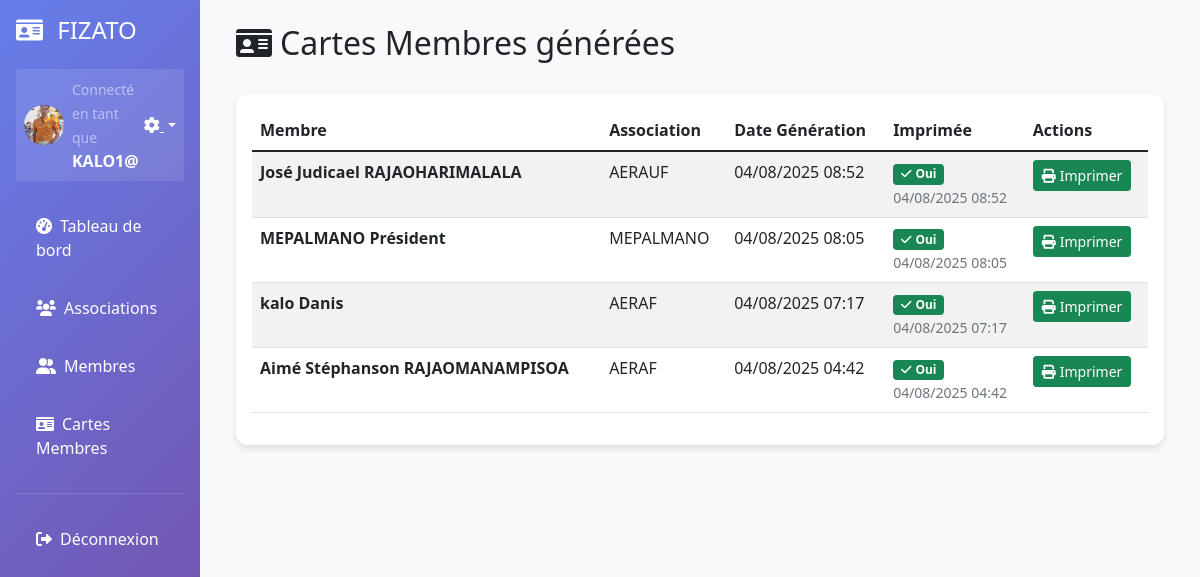
The app's page /cartes/ (signed in) with its own data.
### membres/models.py (models this page shows, shortened)
class Membre(models.Model):
    user = models.OneToOneField(User, on_delete=models.CASCADE, blank=True, null=True, verbose_name="Utilisateur", help_text="Compte utilisateur associé")
    association = models.ForeignKey(Association, on_delete=models.CASCADE, related_name='membres')
    nom = models.CharField(max_length=100, verbose_name="Nom du membre")
    prenom = models.CharField(max_length=100, verbose_name="Prénom du membre")
    numero_cin = models.CharField(
        max_length=20,
        verbose_name="N° CIN",
        unique=True,
        help_text="Numéro de Carte d'Identité Nationale"
    )
    filiere = models.CharField(max_length=100, verbose_name="Filière")
    parcours = models.CharField(max_length=100, verbose_name="Parcours")
    numero_carte = models.CharField(max_length=20, verbose_name="N°C", unique=True, blank=True)
    photo = models.ImageField(upload_to='photos/membres/', blank=True, null=True, verbose_name="Photo du membre")
    date_naissance = models.DateField(blank=True, null=True, verbose_name="Date de naissance")
    etablissement = models.CharField(max_length=150, blank=True, null=True, verbose_name="Établissement")
    adresse = models.CharField(max_length=255, blank=True, null=True, verbose_name="Adresse ou Cité universitaire")
    telephone = models.CharField(max_length=30, blank=True, null=True, verbose_name="Téléphone")
    email = models.EmailField(blank=True, null=True, verbose_name="Email")
    nom_facebook = models.CharField(max_length=100, blank=True, null=True, verbose_name="Nom Facebook")
    created_at = models.DateTimeField(auto_now_add=True)
    updated_at = models.DateTimeField(auto_now=True)
    class Meta:
        verbose_name = "Membre"
        verbose_name_plural = "Membres"
        ordering = ['-created_at']

class CarteMembre(models.Model):
    membre = models.OneToOneField(Membre, on_delete=models.CASCADE, related_name='carte')
    numero_unique = models.UUIDField(default=uuid.uuid4, editable=False, unique=True)
    date_generation = models.DateTimeField(auto_now_add=True)
    est_imprimee = models.BooleanField(default=False, verbose_name="Carte imprimée")
    date_impression = models.DateTimeField(blank=True, null=True, verbose_name="Date d'impression")
    class Meta:
        verbose_name = "Carte Membre"
        verbose_name_plural = "Cartes Membres"
        ordering = ['-date_generation']

class Association(models.Model):
    nom = models.CharField(max_length=200, verbose_name="Nom de l'Association")
    logo_association = models.ImageField(upload_to='logos/associations/', blank=True, null=True, verbose_name="Logo Association")
    logo_universite = models.ImageField(upload_to='logos/universites/', blank=True, null=True, verbose_name="Logo Université")
    logo_fizato = models.ImageField(upload_to='logos/fizato/', blank=True, null=True, verbose_name="Logo FI.ZA.TO")
    devise = models.CharField(max_length=500, verbose_name="Devise", blank=True, null=True)
    fondateurs = models.TextField(verbose_name="Fondateurs de l'association", default="",
                                 help_text="Séparez les noms par des virgules")
    description = models.TextField(verbose_name="Description", blank=True, null=True)
    date_creation = models.DateField(verbose_name="Date de création", default=timezone.now)
    created_at = models.DateTimeField(auto_now_add=True)
    class Meta:
        verbose_name = "Association"
        verbose_name_plural = "Associations"

### membres/views.py (the view)
# urls.py: path('cartes/', views.liste_cartes_membres, name='liste_cartes_membres'),
def liste_cartes_membres(request):
    cartes = CarteMembre.objects.select_related('membre__association').all()
    return render(request, 'membres/liste_cartes_membres.html', {
        'cartes': cartes,
        'is_admin': request.user.is_staff or request.user.is_superuser
    })

### membres/templates/membres/liste_cartes_membres.html (shortened to what this page needs)
{% extends 'membres/base.html' %}
{% block content %}
<div class="d-flex justify-content-between align-items-center mb-4">
    <h2><i class="fas fa-id-card me-2"></i>Cartes Membres générées</h2>
</div>
<div class="card">
    <div class="card-body">
        {% if cartes %}
            <div class="table-responsive">
                <table class="table table-striped">
                    <thead>
                        <tr>
                            <th>Membre</th>
                            <th>Association</th>
                            <th>Date Génération</th>
                            <th>Imprimée</th>
                            <th>Actions</th>
                        </tr>
                    </thead>
                    <tbody>
                        {% for carte in cartes %}
                        <tr>
                            <td><strong>{{ carte.membre.prenom }} {{ carte.membre.nom }}</strong></td>
                            <td>{{ carte.membre.association.nom }}</td>
                            <td>{{ carte.date_generation|date:"d/m/Y H:i" }}</td>
                            <td>
                                {% if carte.est_imprimee %}
                                    <span class="badge bg-success">
                                        <i class="fas fa-check me-1"></i>Oui
                                    </span>
                                    <br><small class="text-muted">{{ carte.date_impression|date:"d/m/Y H:i" }}</small>
                                {% else %}
                                    <span class="badge bg-warning">
                                        <i class="fas fa-times me-1"></i>Non
                                    </span>
                                {% endif %}
                            </td>
                            <td>
                                <a href="{% url 'print_carte_membre' carte.membre.id %}"
                                   class="btn btn-sm btn-success" target="_blank">
                                    <i class="fas fa-print me-1"></i>Imprimer
                                </a>
                            </td>
                        </tr>
                        {% endfor %}
                    </tbody>
                </table>
            </div>
        {% endif %}
    </div>
</div>
{% endblock %}

### membres/templates/membres/base.html (shortened to what this page needs)
<!DOCTYPE html>
<html lang="fr">
<head>
    <link href="https://cdn.jsdelivr.net/npm/bootstrap@5.1.3/dist/css/bootstrap.min.css" rel="stylesheet">
    <link href="https://cdnjs.cloudflare.com/ajax/libs/font-awesome/6.0.0/css/all.min.css" rel="stylesheet">
</head>
<body class="bg-light">
    <div class="container-fluid">
        <div class="row">
            <div class="col-md-3 col-lg-2 sidebar p-0">
                <div class="p-3">
                    <h4 class="text-white mb-4">
                        <a href="{% url 'admin:index' %}" class="text-white text-decoration-none admin-icon" title="Administration Django">
                            <i class="fas fa-id-card me-2"></i>
                        </a><a href="{% url 'detail_fizato' %}" class="text-white text-decoration-none" title="Détails FIZATO">FIZATO</a>
                    </h4>
                    {% if user.is_authenticated %}
                        <div class="user-status mb-3 p-2 rounded" style="background: rgba(255,255,255,0.1);">
                            <div class="d-flex align-items-center">
                                <div class="me-2">
                                    {% if user.membre and user.membre.photo %}
                                        <img src="{{ user.membre.photo.url }}" alt="Photo profil"
                                             class="rounded-circle" style="width: 40px; height: 40px; object-fit: cover;">
                                    {% else %}
                                        <i class="fas fa-user-circle fa-lg"></i>
                                    {% endif %}
                                </div>
                                <div class="flex-grow-1">
                                    <small class="text-white-50">Connecté en tant que</small>
                                    <div class="text-white fw-bold">{{ user.get_full_name|default:user.username }}</div>
                                </div>
                                <div class="dropdown">
                                    <a href="#" class="text-white dropdown-toggle" data-bs-toggle="dropdown" title="Options du profil">
                                        <i class="fas fa-cog"></i>
                                    </a>
                                </div>
                            </div>
                        </div>
                    {% endif %}
                    <nav class="nav flex-column">
                        <a class="nav-link" href="{% url 'dashboard' %}">
                            <i class="fas fa-tachometer-alt me-2"></i>Tableau de bord
                        </a>
                        <a class="nav-link" href="{% url 'liste_associations' %}">
                            <i class="fas fa-users me-2"></i>Associations
                        </a>
                        <a class="nav-link" href="{% url 'liste_membres' %}">
                            <i class="fas fa-user-friends me-2"></i>Membres
                        </a>
                        <a class="nav-link" href="{% url 'liste_cartes_membres' %}">
                            <i class="fas fa-id-card me-2"></i>Cartes Membres
                        </a>
                        {% if user.is_authenticated %}
                        <hr class="text-white-50">
                        <a class="nav-link" href="#" data-bs-toggle="modal" data-bs-target="#logoutModal">
                            <i class="fas fa-sign-out-alt me-2"></i>Déconnexion
                        </a>
                        {% endif %}
                    </nav>
                </div>
            </div>
            <div class="col-md-9 col-lg-10">
                <div class="p-4">
                    {% block content %}
                    {% endblock %}
                </div>
            </div>
        </div>
    </div>
</body>
</html>

### membres/templates/membres/base.html (style rules this page uses)
.sidebar { min-height: 100vh; background: linear-gradient(135deg, #667eea 0%, #764ba2 100%); }
.sidebar .nav-link { color: white; padding: 12px 20px; margin: 5px 0; border-radius: 8px; transition: all 0.3s; }
.card { box-shadow: 0 4px 6px rgba(0, 0, 0, 0.1); border: none; border-radius: 12px; }

### records on screen
CarteMembre: membre.prenom "José Judicael", membre.nom "RAJAOHARIMALALA", membre.association.nom "AERAUF", date_generation "04/08/2025 08:52", date_impression "04/08/2025 08:52"
CarteMembre: membre.prenom "MEPALMANO", membre.nom "Président", membre.association.nom "MEPALMANO", date_generation "04/08/2025 08:05", date_impression "04/08/2025 08:05"
CarteMembre: membre.prenom "kalo", membre.nom "Danis", membre.association.nom "AERAF", date_generation "04/08/2025 07:17", date_impression "04/08/2025 07:17"
CarteMembre: membre.prenom "Aimé Stéphanson", membre.nom "RAJAOMANAMPISOA", membre.association.nom "AERAF", date_generation "04/08/2025 04:42", date_impression "04/08/2025 04:42"

### other values on screen
{{ user.get_full_name|default:user.username }} "KALO1@"
